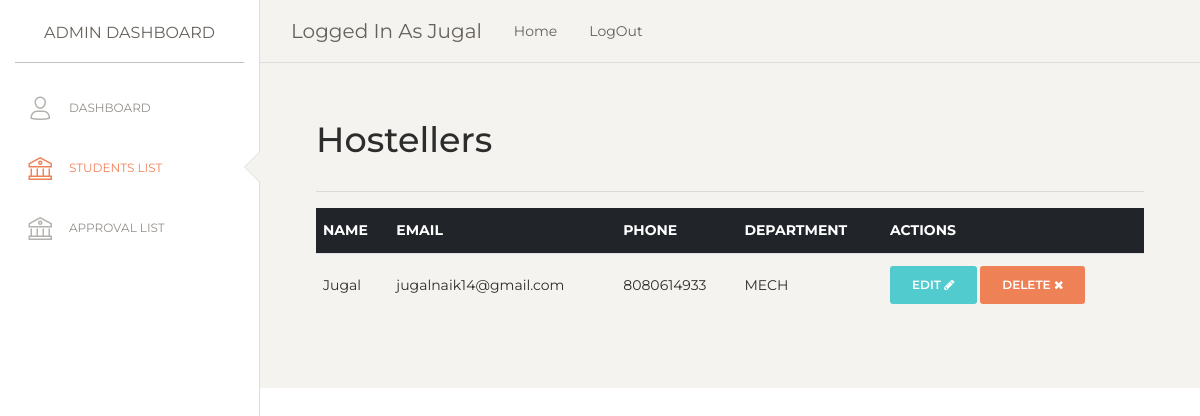
Screenshot of /students (signed in) with the database file from the repository.
### HC/models.py (models this page shows, shortened)
class Warden(UserMixin, db.Model):
    id = db.Column(db.Integer, primary_key=True) # primary keys are required by SQLAlchemy
    email = db.Column(db.String(100), unique=True)
    password = db.Column(db.String(100), nullable=False)
    name = db.Column(db.String(1000), nullable=False)

class Student(db.Model):
    id = db.Column(db.Integer, primary_key=True)
    is_approved = db.Column(db.Boolean, nullable=False, default=False)
    warden_id = db.Column(db.Integer, nullable=False)
    hostel_id = db.Column(db.Integer, nullable=False)
    password = db.Column(db.Integer, nullable=False)
    room_num = db.Column(db.Integer, nullable=False)
    name = db.Column(db.String(100), nullable=False)
    address = db.Column(db.String(100), nullable=False)
    phone = db.Column(db.String(10), nullable=False)
    email = db.Column(db.String(100), nullable=False)
    parent_name = db.Column(db.String(100), nullable=False)
    parent_phone = db.Column(db.String(10), nullable=False)
    year = db.Column(db.String(10), nullable=False)
    semester = db.Column(db.String(100), nullable=False)
    pr_number = db.Column(db.String(100), nullable=False)
    department = db.Column(db.String(100), nullable=False)
    photo = db.Column(db.String(100), nullable=True)
    id_proof = db.Column(db.String(100), nullable=True)

### HC/auth.py (the view)
@login_required
@auth.route('/students')
def students():
    if current_user.is_authenticated:
        students = Student.query.where(Student.is_approved == True, Student.warden_id == current_user.id)
        return render_template('stdlist.html', students=students, current_user=current_user.name)
    return redirect(url_for('auth.login'))

### HC/templates/stdlist.html
{% extends 'admin.html' %}
{% block body %}
<br><br><br>
<div style="padding: 4em;">
    <h2 style="font-weight:500">Hostellers</h2>
    <hr>
    <table class="table">
        <thead class="thead-dark">
          <tr>
            <th scope="col">Name</th>
            <th scope="col">Email</th>
            <th scope="col">Phone</th>
            <th scope="col">Department</th>
            <th scope="col">Actions</th>
          </tr>
        </thead>
        <tbody>
        {% for student in students%}
            <tr>
            <td>{{student.name}}</td>
            <td>{{student.email}}</td>
            <td>{{student.phone}}</td>
            <td>{{student.department}}</td>
            <td><a  href="/student/edit/{{student.id}}" class="btn btn-primary btn-small">Edit <i class="fa fa-pencil" aria-hidden="true"></i></a> <a href="/student/delete/{{student.id}}" class="btn btn-danger btn-small">Delete <i class="fa fa-times" aria-hidden="true"></i></a></td>
            </tr>
        {% endfor %}
        </tbody>
      </table>
</div>
{% endblock %}

### HC/templates/admin.html (shortened to what this page needs)
<!DOCTYPE html>
<html lang="en">
<head>
  <link href="https://maxcdn.bootstrapcdn.com/font-awesome/latest/css/font-awesome.min.css" rel="stylesheet">
  <link href="/assets_admin/css/bootstrap.min.css" rel="stylesheet" />
  <link href="/assets_admin/css/paper-dashboard.css?v=2.0.0" rel="stylesheet" />
  <link href="/assets_admin/demo/demo.css" rel="stylesheet" />
</head>
<body class="">
  <div class="wrapper ">
    <div class="sidebar" data-color="white" data-active-color="danger">
      <div class="logo">
        <a href="/admin" class="simple-text logo-normal" style="text-align: center;">
          Admin Dashboard
        </a>
      </div>
      <div class="sidebar-wrapper">
        <ul class="nav">
          <li>
            <a href="/admin">
              <i class="nc-icon nc-single-02"></i>
              <p>Dashboard</p>
            </a>
          </li>
          <li>
            <a href="/students">
              <i class="nc-icon nc-bank"></i>
              <p>Students List</p>
            </a>
          </li>
          <li>
            <a href="/approvals">
              <i class="nc-icon nc-bank"></i>
              <p>Approval List</p>
            </a>
          </li>
        </ul>
      </div>
    </div>
    <div class="main-panel">
      <nav class="navbar navbar-expand-lg navbar-absolute fixed-top navbar-transparent">
        <div class="container-fluid">
          <div class="navbar-wrapper">
            <a class="navbar-brand" href="/admin">Logged In As {{ current_user }}</a>
              <a class="nav-link" href="/">
                Home
              </a>
              <a class="nav-link" href="/logout">
                LogOut
              </a>
          </div>
        </div>
      </nav>
{% block body %}{% endblock %}
</body>
</html>

### rows the page displays
Warden: name "Jugal"
Student: name "Jugal", email "jugalnaik14@gmail.com", phone "8080614933", department "MECH"
